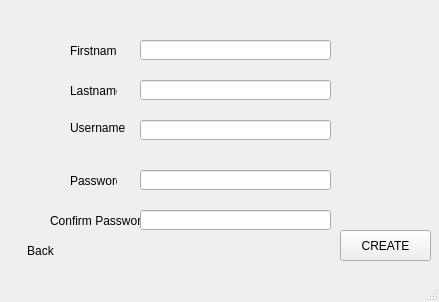
<?xml version="1.0" encoding="UTF-8"?>
<ui version="4.0">
 <class>NewAccount</class>
 <widget class="QMainWindow" name="NewAccount">
  <property name="geometry">
   <rect>
    <x>0</x>
    <y>0</y>
    <width>439</width>
    <height>302</height>
   </rect>
  </property>
  <property name="windowTitle">
   <string>MainWindow</string>
  </property>
  <widget class="QWidget" name="centralwidget">
   <widget class="QLabel" name="label">
    <property name="geometry">
     <rect>
      <x>70</x>
      <y>40</y>
      <width>47</width>
      <height>21</height>
     </rect>
    </property>
    <property name="text">
     <string>Firstname</string>
    </property>
   </widget>
   <widget class="QLabel" name="label_2">
    <property name="geometry">
     <rect>
      <x>70</x>
      <y>80</y>
      <width>47</width>
      <height>21</height>
     </rect>
    </property>
    <property name="text">
     <string>Lastname</string>
    </property>
   </widget>
   <widget class="QLabel" name="label_3">
    <property name="geometry">
     <rect>
      <x>70</x>
      <y>120</y>
      <width>61</width>
      <height>16</height>
     </rect>
    </property>
    <property name="text">
     <string>Username</string>
    </property>
   </widget>
   <widget class="QLabel" name="label_4">
    <property name="geometry">
     <rect>
      <x>70</x>
      <y>170</y>
      <width>47</width>
      <height>21</height>
     </rect>
    </property>
    <property name="text">
     <string>Password</string>
    </property>
   </widget>
   <widget class="QLabel" name="label_5">
    <property name="geometry">
     <rect>
      <x>50</x>
      <y>210</y>
      <width>91</width>
      <height>21</height>
     </rect>
    </property>
    <property name="text">
     <string>Confirm Password</string>
    </property>
   </widget>
   <widget class="QLineEdit" name="firstname">
    <property name="geometry">
     <rect>
      <x>140</x>
      <y>40</y>
      <width>191</width>
      <height>20</height>
     </rect>
    </property>
   </widget>
   <widget class="QLineEdit" name="lastname">
    <property name="geometry">
     <rect>
      <x>140</x>
      <y>80</y>
      <width>191</width>
      <height>20</height>
     </rect>
    </property>
   </widget>
   <widget class="QLineEdit" name="username">
    <property name="geometry">
     <rect>
      <x>140</x>
      <y>120</y>
      <width>191</width>
      <height>20</height>
     </rect>
    </property>
   </widget>
   <widget class="QLineEdit" name="password">
    <property name="geometry">
     <rect>
      <x>140</x>
      <y>170</y>
      <width>191</width>
      <height>20</height>
     </rect>
    </property>
    <property name="echoMode">
     <enum>QLineEdit::Password</enum>
    </property>
   </widget>
   <widget class="QLineEdit" name="confirm">
    <property name="geometry">
     <rect>
      <x>140</x>
      <y>210</y>
      <width>191</width>
      <height>20</height>
     </rect>
    </property>
    <property name="echoMode">
     <enum>QLineEdit::Password</enum>
    </property>
   </widget>
   <widget class="QPushButton" name="createButton">
    <property name="geometry">
     <rect>
      <x>340</x>
      <y>230</y>
      <width>91</width>
      <height>31</height>
     </rect>
    </property>
    <property name="text">
     <string>CREATE</string>
    </property>
    <property name="icon">
     <iconset>
      <normaloff>../Img/create_account.jpg</normaloff>../Img/create_account.jpg</iconset>
    </property>
    <property name="iconSize">
     <size>
      <width>22</width>
      <height>24</height>
     </size>
    </property>
   </widget>
   <widget class="QPushButton" name="pushButton_2">
    <property name="geometry">
     <rect>
      <x>10</x>
      <y>240</y>
      <width>61</width>
      <height>21</height>
     </rect>
    </property>
    <property name="text">
     <string>Back</string>
    </property>
    <property name="flat">
     <bool>true</bool>
    </property>
   </widget>
  </widget>
  <widget class="QMenuBar" name="menubar">
   <property name="geometry">
    <rect>
     <x>0</x>
     <y>0</y>
     <width>439</width>
     <height>21</height>
    </rect>
   </property>
  </widget>
  <widget class="QStatusBar" name="statusbar"/>
 </widget>
 <resources/>
 <connections/>
</ui>
